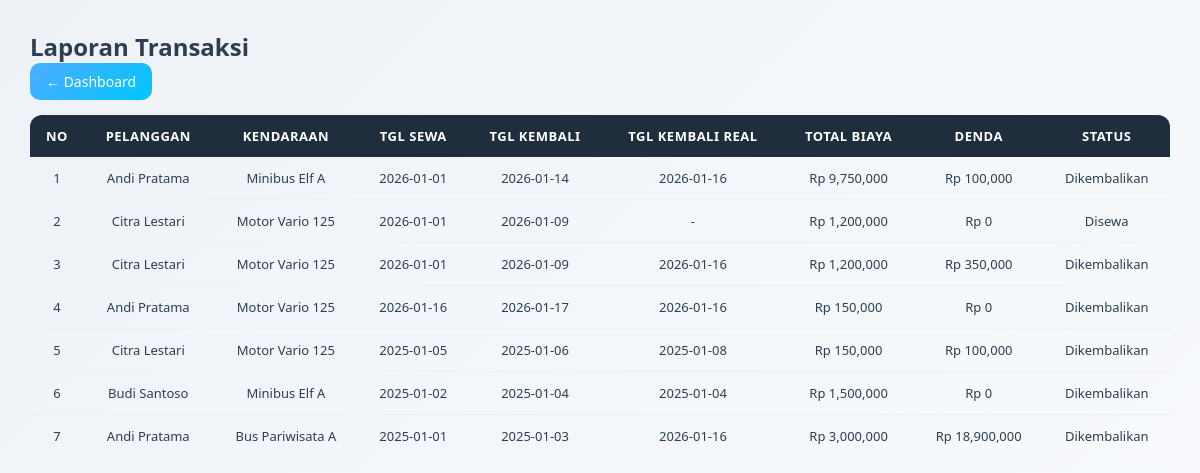
/sewa_kendaraan/laporan/laporan_transaksi.php, run on the app's committed database.
### tables this page shows
CREATE TABLE `transaksi` (
  `id_transaksi` int(11) NOT NULL,
  `id_user` int(11) DEFAULT NULL,
  `id_pelanggan` int(11) NOT NULL,
  `id_kendaraan` int(11) NOT NULL,
  `tanggal_sewa` date NOT NULL,
  `tanggal_kembali` date NOT NULL,
  `tanggal_kembali_real` date DEFAULT NULL,
  `total_biaya` int(11) DEFAULT NULL,
  `denda` int(11) DEFAULT 0,
  `status` enum('Disewa','Dikembalikan') DEFAULT 'Disewa'
);

CREATE TABLE `pelanggan` (
  `id_pelanggan` int(11) NOT NULL,
  `nama_pelanggan` varchar(100) NOT NULL,
  `no_hp` varchar(15) NOT NULL,
  `alamat` text DEFAULT NULL,
  `no_ktp` varchar(20) DEFAULT NULL,
  `created_at` timestamp NOT NULL DEFAULT current_timestamp()
);

CREATE TABLE `kendaraan` (
  `id_kendaraan` int(11) NOT NULL,
  `nama_kendaraan` varchar(100) NOT NULL,
  `foto_kendaraan` varchar(255) DEFAULT NULL,
  `jenis` enum('Bus','Minibus','Motor') NOT NULL,
  `harga_sewa` int(11) NOT NULL,
  `stok` int(11) NOT NULL,
  `status` enum('Tersedia','Disewa') DEFAULT 'Tersedia',
  `created_at` timestamp NOT NULL DEFAULT current_timestamp()
);

### sewa_kendaraan/laporan/laporan_transaksi.php (the view, shortened to what this page needs)
<?php
include '../config/koneksi.php';
$data = mysqli_query($conn, "
    SELECT t.*, p.nama_pelanggan, k.nama_kendaraan
    FROM transaksi t
    JOIN pelanggan p ON t.id_pelanggan = p.id_pelanggan
    JOIN kendaraan k ON t.id_kendaraan = k.id_kendaraan
    ORDER BY t.id_transaksi DESC
");
?>
<!DOCTYPE html>
<html>
<head>
    <link rel="stylesheet" href="../assets/style.css">
</head>
<body>
<h2>Laporan Transaksi</h2>
<a href="../dashboard.php" class="btn btn-secondary">← Dashboard</a>
<table>
    <tr>
        <th>No</th>
        <th>Pelanggan</th>
        <th>Kendaraan</th>
        <th>Tgl Sewa</th>
        <th>Tgl Kembali</th>
        <th>Tgl Kembali Real</th>
        <th>Total Biaya</th>
        <th>Denda</th>
        <th>Status</th>
    </tr>
<?php
$no = 1;
while ($d = mysqli_fetch_assoc($data)) {
?>
<tr>
    <td><?= $no++ ?></td>
    <td><?= $d['nama_pelanggan'] ?></td>
    <td><?= $d['nama_kendaraan'] ?></td>
    <td><?= $d['tanggal_sewa'] ?></td>
    <td><?= $d['tanggal_kembali'] ?></td>
    <td><?= $d['tanggal_kembali_real'] ?? '-' ?></td>
    <td>Rp <?= number_format($d['total_biaya']) ?></td>
    <td>Rp <?= number_format($d['denda']) ?></td>
    <td>
        <span class="badge <?= $d['status'] == 'Disewa' ? 'badge-warning' : 'badge-success' ?>">
            <?= $d['status'] ?>
        </span>
    </td>
</tr>
<?php } ?>
</table>
</body>
</html>

### sewa_kendaraan/assets/style.css (style rules this page uses)
* { margin: 0; padding: 0; box-sizing: border-box; font-family: 'Poppins', 'Segoe UI', sans-serif; }
body { background: linear-gradient(135deg, #eef2f7, #f9fbfd); min-height: 100vh; padding: 30px; color: #2c3e50; }
.btn { display: inline-block; padding: 9px 16px; background: linear-gradient(135deg, #4facfe, #00c6ff); color: #fff; border-radius: 10px; text-decoration: none; font-size: 14px; font-weight: 500; border: none; cursor: pointer; transition: all 0.25s ease; }
table { width: 100%; border-collapse: separate; border-spacing: 0; margin-top: 15px; overflow: hidden; border-radius: 12px; }
th { background: #1f2d3d; color: #ffffff; padding: 12px; font-size: 13px; text-transform: uppercase; letter-spacing: 0.5px; }
td { padding: 12px; font-size: 13px; text-align: center; border-bottom: 1px solid #eef2f5; }
tr:last-child td { border-bottom: none; }

### data on the page
transaksi: id_pelanggan.nama_pelanggan "Andi Pratama", id_kendaraan.nama_kendaraan "Minibus Elf A", tanggal_sewa "2026-01-01", tanggal_kembali "2026-01-14", tanggal_kembali_real "2026-01-16", total_biaya "9,750,000", denda "100,000", status "Dikembalikan"
transaksi: id_pelanggan.nama_pelanggan "Citra Lestari", id_kendaraan.nama_kendaraan "Motor Vario 125", tanggal_sewa "2026-01-01", tanggal_kembali "2026-01-09", tanggal_kembali_real "-", total_biaya "1,200,000", denda "0", status "Disewa"
transaksi: id_pelanggan.nama_pelanggan "Citra Lestari", id_kendaraan.nama_kendaraan "Motor Vario 125", tanggal_sewa "2026-01-01", tanggal_kembali "2026-01-09", tanggal_kembali_real "2026-01-16", total_biaya "1,200,000", denda "350,000", status "Dikembalikan"
transaksi: id_pelanggan.nama_pelanggan "Andi Pratama", id_kendaraan.nama_kendaraan "Motor Vario 125", tanggal_sewa "2026-01-16", tanggal_kembali "2026-01-17", tanggal_kembali_real "2026-01-16", total_biaya "150,000", denda "0", status "Dikembalikan"
transaksi: id_pelanggan.nama_pelanggan "Citra Lestari", id_kendaraan.nama_kendaraan "Motor Vario 125", tanggal_sewa "2025-01-05", tanggal_kembali "2025-01-06", tanggal_kembali_real "2025-01-08", total_biaya "150,000", denda "100,000", status "Dikembalikan"
transaksi: id_pelanggan.nama_pelanggan "Budi Santoso", id_kendaraan.nama_kendaraan "Minibus Elf A", tanggal_sewa "2025-01-02", tanggal_kembali "2025-01-04", tanggal_kembali_real "2025-01-04", total_biaya "1,500,000", denda "0", status "Dikembalikan"
transaksi: id_pelanggan.nama_pelanggan "Andi Pratama", id_kendaraan.nama_kendaraan "Bus Pariwisata A", tanggal_sewa "2025-01-01", tanggal_kembali "2025-01-03", tanggal_kembali_real "2026-01-16", total_biaya "3,000,000", denda "18,900,000", status "Dikembalikan"
